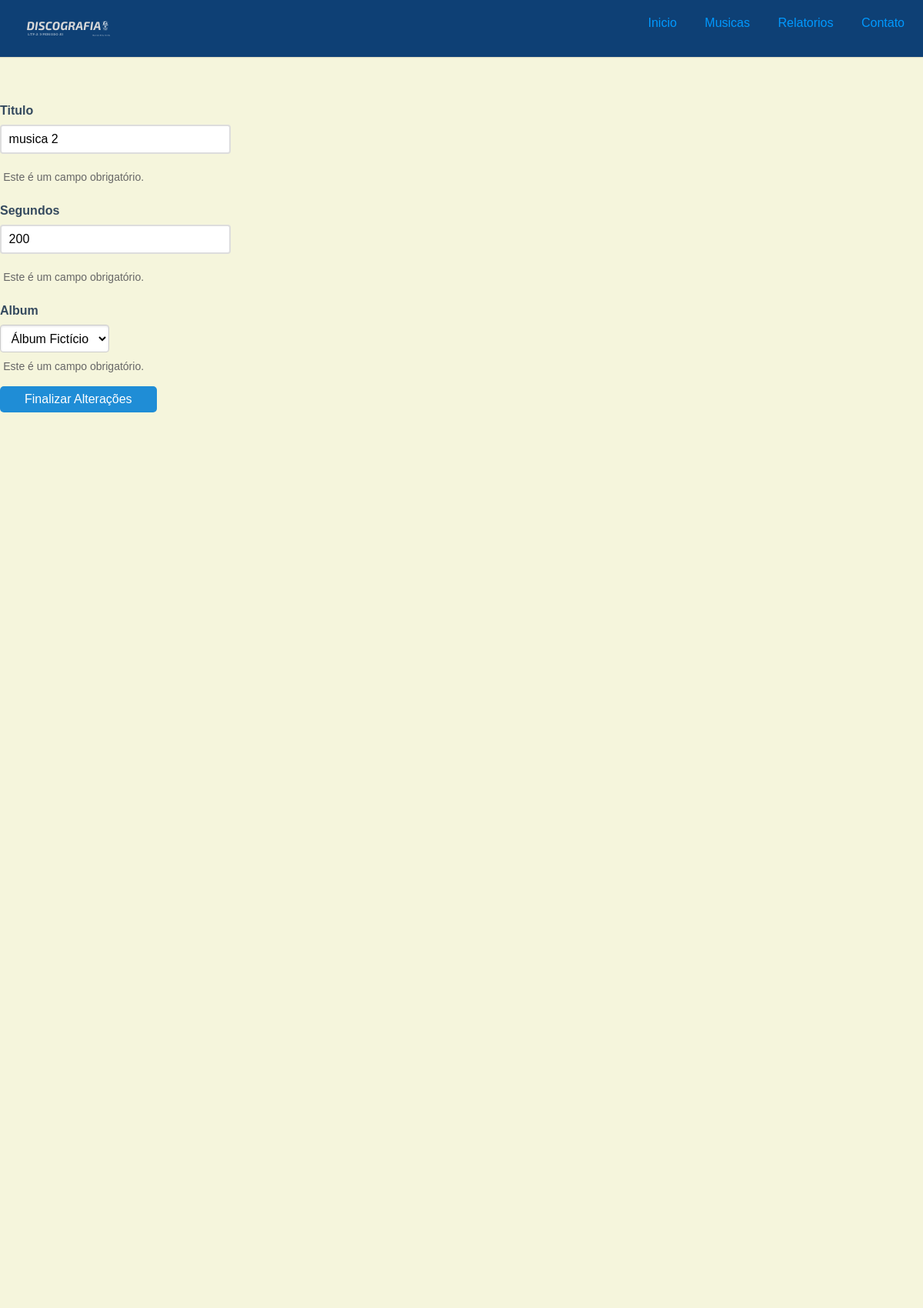
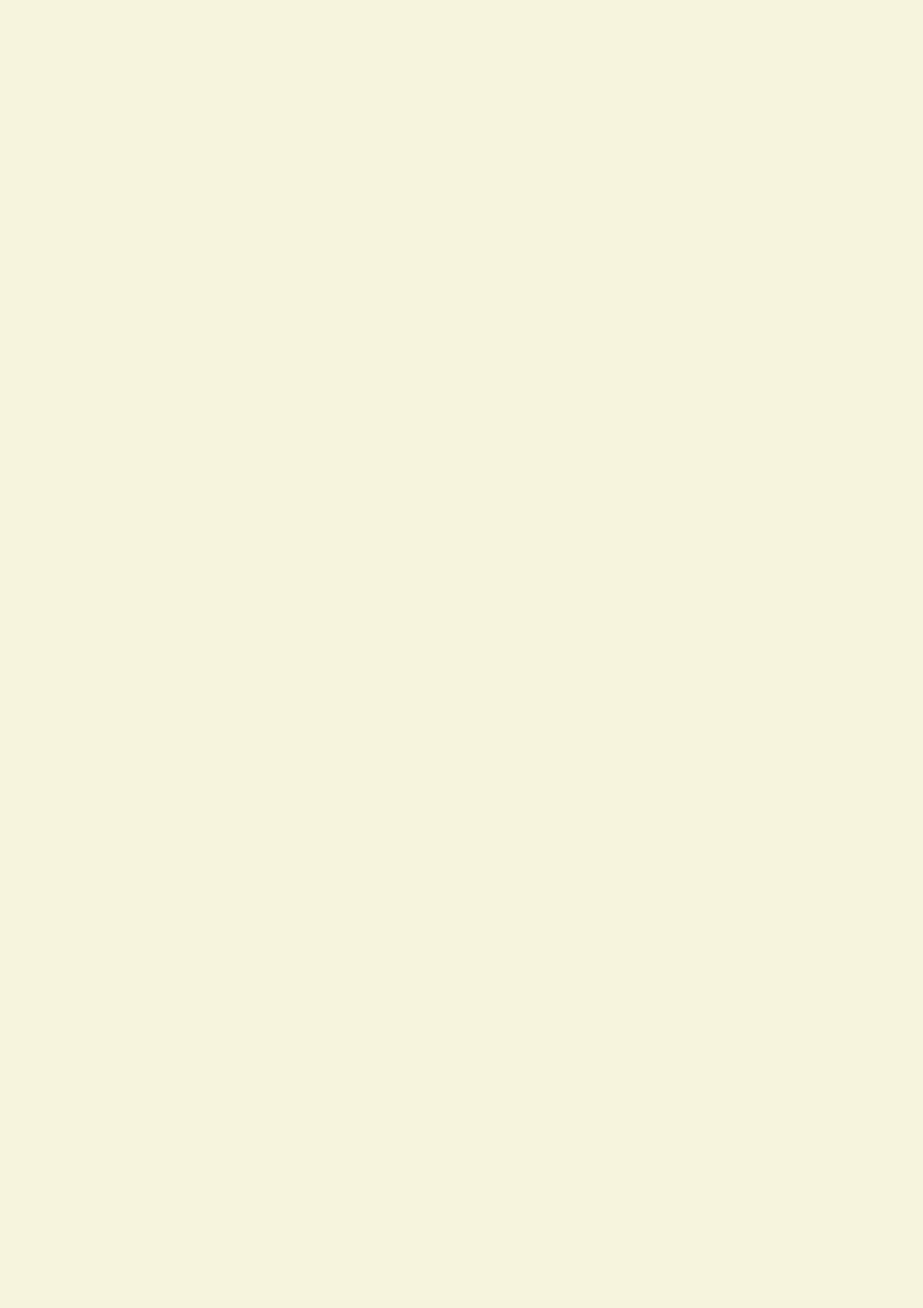
/musica/musica_edit/4/ (upper part), run on the app's committed database (2 pictures, top to bottom).
### disco/models.py (models this page shows, shortened)
class Musica(models.Model):
    titulo = models.CharField('Titulo', max_length=100)
    segundos = models.IntegerField('Segundos')
    album = models.ForeignKey(Albun, on_delete=models.PROTECT)
    class Meta:
        verbose_name = 'Musica'
        verbose_name_plural = 'Musicas'
        ordering = ['id']

### disco/views.py (the view)
# urls.py: path('musica_edit/<int:pk>/', musica_edit, name = 'musica_edit'),
def musica_edit(request,pk):
    musica = Musica.objects.get(pk=pk)
    if request.method == 'POST':
        form = FormMusicas(request.POST,instance=musica)
        if form.is_valid():
            form.save()
            return redirect('disco:musica_list')
    else:
        form = FormMusicas(instance=musica)
    template_name = 'musica_edit.html'
    context = {
        'form': form,
        'pk': pk
    }
    return render(request, template_name, context)

### disco/forms.py
class FormMusicas(forms.ModelForm):
    class Meta:
        model = Musica
        fields = [
             'titulo',
             'segundos',
             'album',
            ]

### disco/models.py (called while the page is built)
    def __str__(self):
        return self.titulo

### disco/templates/musica_edit.html (shortened to what this page needs)
{% extends "base.html" %}
{% block content %}
<form class="pure-form pure-form-stacked" action="{% url 'disco:musica_edit' pk %}" method="post">
      <fieldset>
        {% for field in form %}
          <div class="pure-control-group">
              <label for="field.auto_id">{{ field.label }}</label>
              {{ field }}
              <span class="pure-form-message-inline">Este é um campo obrigatório.</span>
          </div>
          {% endfor %}
      </fieldset>
    <button class="pure-button" type="submit" name="button">Finalizar Alterações</button>
</form>
{% endblock %}

### core/static/css/pure-min.css (style rules this page uses)
html { line-height:1.15;-webkit-text-size-adjust:100% }
body { margin:0 }
button,input,optgroup,select,textarea { font-family:inherit;font-size:100%;line-height:1.15;margin:0 }
button,input { overflow:visible }
button,select { text-transform:none }
[type=button],[type=reset],[type=submit],button { -webkit-appearance:button }
fieldset { padding:.35em .75em .625em }
html { font-family:sans-serif }
.pure-button { display:inline-block;line-height:normal;white-space:nowrap;vertical-align:middle;text-align:center;cursor:pointer;-webkit-user-drag:none;-webkit-user-select:none;-moz-user-select:none;-ms-user-select:none;user-select:none;-webkit-box-sizing:border-box;box-sizing:border-box }
.pure-button { font-family:inherit;font-size:100%;padding:.5em 1em;color:rgba(0,0,0,.8);border:none transparent;background-color:#e6e6e6;text-decoration:none;border-radius:2px }
.pure-form input[type=color],.pure-form input[type=date],.pure-form input[type=datetime-local],.pure-form input[type=datetime],.pure-form input[type=email],.pure-form input[type=month],.pure-form input[type=number],.pure-form input[type=password],.pure-form input[type=search],.pure-form input[type=tel],.pure-form input[type=text],.pure-form input[type=time],.pure-form input[type=url],.pure-form input[type=week],.pure-form select,.pure-form textarea { padding:.5em .6em;display:inline-block;border:1px solid #ccc;-webkit-box-shadow:inset 0 1px 3px #ddd;box-shadow:inset 0 1px 3px #ddd;border-radius:4px;vertical-align:middle;-webkit-box-sizing:border-box;box-sizing:border-box }
.pure-form select { height:2.25em;border:1px solid #ccc;background-color:#fff }
.pure-form label { margin:.5em 0 .2em }
.pure-form fieldset { margin:0;padding:.35em 0 .75em;border:0 }
.pure-form-stacked input[type=color],.pure-form-stacked input[type=date],.pure-form-stacked input[type=datetime-local],.pure-form-stacked input[type=datetime],.pure-form-stacked input[type=email],.pure-form-stacked input[type=file],.pure-form-stacked input[type=month],.pure-form-stacked input[type=number],.pure-form-stacked input[type=password],.pure-form-stacked input[type=search],.pure-form-stacked input[type=tel],.pure-form-stacked input[type=text],.pure-form-stacked input[type=time],.pure-form-stacked input[type=url],.pure-form-stacked input[type=week],.pure-form-stacked label,.pure-form-stacked select,.pure-form-stacked textarea { display:block;margin:.25em 0 }
.pure-form-aligned input,.pure-form-aligned select,.pure-form-aligned textarea,.pure-form-message-inline { display:inline-block;vertical-align:middle }
.pure-form-message-inline { display:inline-block;padding-left:.3em;color:#666;vertical-align:middle;font-size:.875em }

### core/static/css/estilo.css (style rules this page uses)
* { -webkit-box-sizing: border-box; -moz-box-sizing: border-box; box-sizing: border-box; }
body { line-height: 1.7em; color: cornflowerblue; background-color: beige; font-size: 13px; }
h1, h2, h3, h4, h5, h6, label { color: #34495e; }
.pure-form label { margin: 1em 0 0; font-weight: bold; font-size: 100%; }
.pure-form input[type] { border: 2px solid #ddd; box-shadow: none; font-size: 100%; width: 300px; margin-bottom: 1em; }
.pure-button { background-color: #1f8dd6; color: white; padding: 0.5em 2em; border-radius: 5px; }
@media (min-width: 48em) { body { font-size: 16px; } }

### data on the page
Musica: form "musica 2" "200" "Álbum Fictício"

### other printed values
{{ field.label }} "Titulo" "Segundos" "Album"
